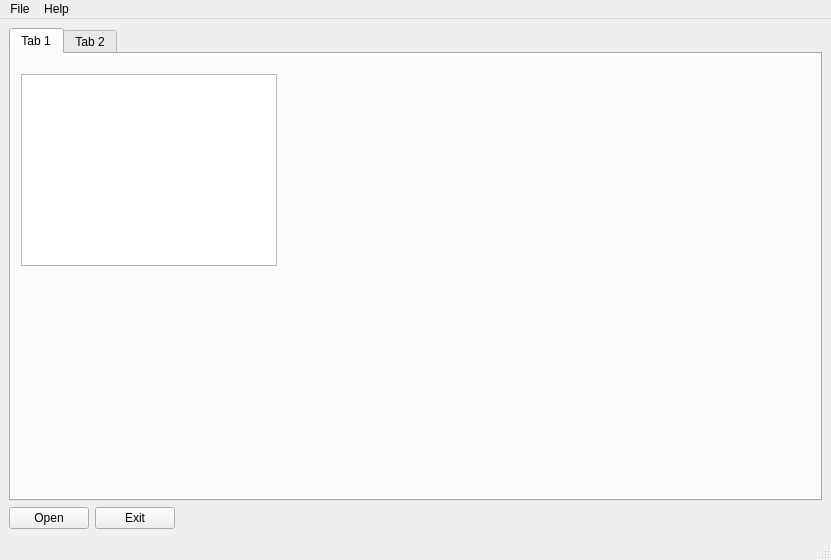
<?xml version="1.0" encoding="UTF-8"?>
<ui version="4.0">
 <class>MainWindow</class>
 <widget class="QMainWindow" name="MainWindow">
  <property name="geometry">
   <rect>
    <x>0</x>
    <y>0</y>
    <width>831</width>
    <height>560</height>
   </rect>
  </property>
  <property name="windowTitle">
   <string>MainWindow</string>
  </property>
  <widget class="QWidget" name="centralwidget">
   <layout class="QGridLayout" name="gridLayout">
    <item row="0" column="0">
     <widget class="QTabWidget" name="tabWidget">
      <property name="currentIndex">
       <number>0</number>
      </property>
      <widget class="QWidget" name="tab_00">
       <attribute name="title">
        <string>Tab 1</string>
       </attribute>
       <widget class="QTableWidget" name="tableWidget">
        <property name="geometry">
         <rect>
          <x>10</x>
          <y>20</y>
          <width>256</width>
          <height>192</height>
         </rect>
        </property>
       </widget>
      </widget>
      <widget class="QWidget" name="tab_01">
       <attribute name="title">
        <string>Tab 2</string>
       </attribute>
      </widget>
     </widget>
    </item>
    <item row="1" column="0">
     <layout class="QHBoxLayout" name="horizontalLayout">
      <item>
       <widget class="QPushButton" name="openBtn">
        <property name="text">
         <string>Open</string>
        </property>
       </widget>
      </item>
      <item>
       <widget class="QPushButton" name="exitBtn">
        <property name="text">
         <string>Exit</string>
        </property>
       </widget>
      </item>
      <item>
       <spacer name="horizontalSpacer">
        <property name="orientation">
         <enum>Qt::Horizontal</enum>
        </property>
        <property name="sizeHint" stdset="0">
         <size>
          <width>40</width>
          <height>20</height>
         </size>
        </property>
       </spacer>
      </item>
     </layout>
    </item>
   </layout>
  </widget>
  <widget class="QMenuBar" name="menubar">
   <property name="geometry">
    <rect>
     <x>0</x>
     <y>0</y>
     <width>831</width>
     <height>21</height>
    </rect>
   </property>
   <widget class="QMenu" name="menuFile">
    <property name="title">
     <string>File</string>
    </property>
    <addaction name="actionOpen"/>
    <addaction name="separator"/>
    <addaction name="actionExit"/>
   </widget>
   <widget class="QMenu" name="menuHelp">
    <property name="title">
     <string>Help</string>
    </property>
    <addaction name="actionAbout"/>
   </widget>
   <addaction name="menuFile"/>
   <addaction name="menuHelp"/>
  </widget>
  <widget class="QStatusBar" name="statusbar"/>
  <action name="actionOpen">
   <property name="text">
    <string>Open</string>
   </property>
   <property name="shortcut">
    <string>Ctrl+O</string>
   </property>
  </action>
  <action name="actionExit">
   <property name="text">
    <string>Exit</string>
   </property>
   <property name="shortcut">
    <string>Ctrl+X</string>
   </property>
  </action>
  <action name="actionAbout">
   <property name="text">
    <string>About</string>
   </property>
  </action>
 </widget>
 <resources/>
 <connections/>
</ui>
